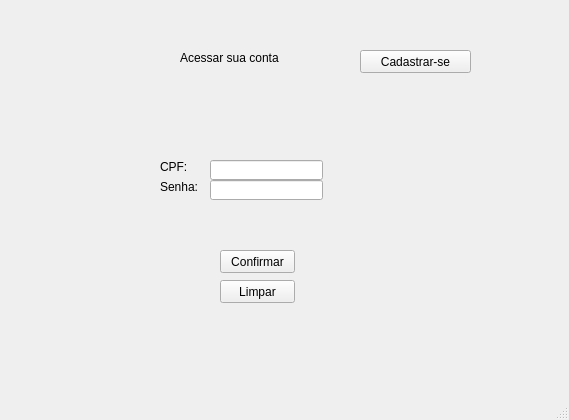
<?xml version="1.0" encoding="UTF-8"?>
<ui version="4.0">
 <class>MainWindow</class>
 <widget class="QMainWindow" name="MainWindow">
  <property name="geometry">
   <rect>
    <x>0</x>
    <y>0</y>
    <width>569</width>
    <height>420</height>
   </rect>
  </property>
  <property name="windowTitle">
   <string>MainWindow</string>
  </property>
  <widget class="QWidget" name="centralwidget">
   <widget class="QLabel" name="label">
    <property name="geometry">
     <rect>
      <x>180</x>
      <y>50</y>
      <width>141</width>
      <height>16</height>
     </rect>
    </property>
    <property name="text">
     <string>Acessar sua conta</string>
    </property>
   </widget>
   <widget class="QLabel" name="label_2">
    <property name="geometry">
     <rect>
      <x>160</x>
      <y>160</y>
      <width>47</width>
      <height>13</height>
     </rect>
    </property>
    <property name="text">
     <string>CPF:</string>
    </property>
   </widget>
   <widget class="QLabel" name="label_3">
    <property name="geometry">
     <rect>
      <x>160</x>
      <y>180</y>
      <width>47</width>
      <height>13</height>
     </rect>
    </property>
    <property name="text">
     <string>Senha:</string>
    </property>
   </widget>
   <widget class="QLineEdit" name="txtCPF">
    <property name="geometry">
     <rect>
      <x>210</x>
      <y>160</y>
      <width>113</width>
      <height>20</height>
     </rect>
    </property>
   </widget>
   <widget class="QLineEdit" name="txtSenha">
    <property name="geometry">
     <rect>
      <x>210</x>
      <y>180</y>
      <width>113</width>
      <height>20</height>
     </rect>
    </property>
    <property name="text">
     <string/>
    </property>
    <property name="echoMode">
     <enum>QLineEdit::Password</enum>
    </property>
   </widget>
   <widget class="QPushButton" name="btnConfirmar">
    <property name="geometry">
     <rect>
      <x>220</x>
      <y>250</y>
      <width>75</width>
      <height>23</height>
     </rect>
    </property>
    <property name="text">
     <string>Confirmar</string>
    </property>
   </widget>
   <widget class="QPushButton" name="btnLimpar">
    <property name="geometry">
     <rect>
      <x>220</x>
      <y>280</y>
      <width>75</width>
      <height>23</height>
     </rect>
    </property>
    <property name="text">
     <string>Limpar</string>
    </property>
   </widget>
   <widget class="QPushButton" name="btnCadastrar">
    <property name="geometry">
     <rect>
      <x>360</x>
      <y>50</y>
      <width>111</width>
      <height>23</height>
     </rect>
    </property>
    <property name="text">
     <string>Cadastrar-se</string>
    </property>
   </widget>
  </widget>
  <widget class="QStatusBar" name="statusbar"/>
 </widget>
 <resources/>
 <connections/>
</ui>
